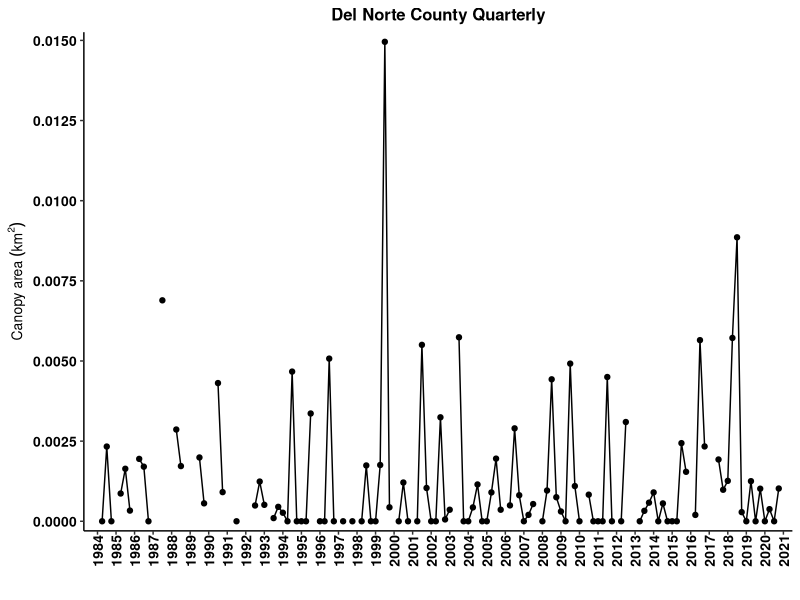
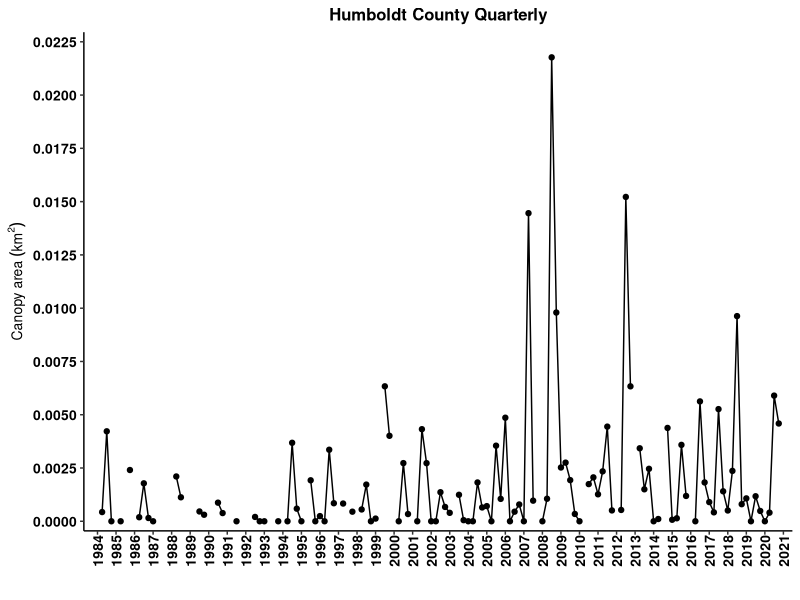
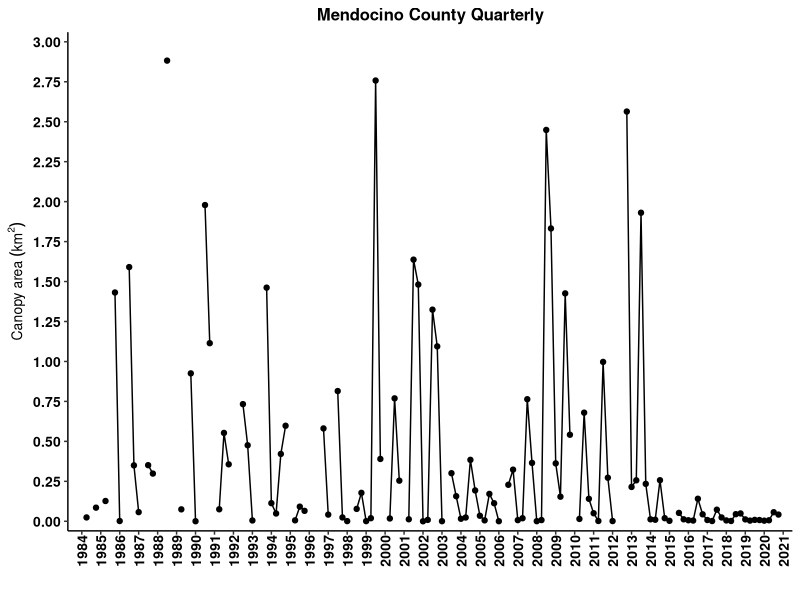
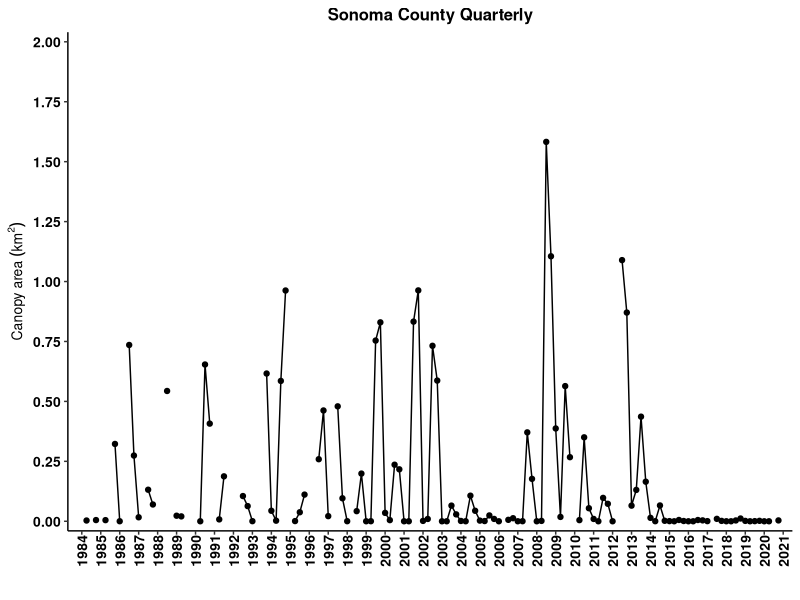
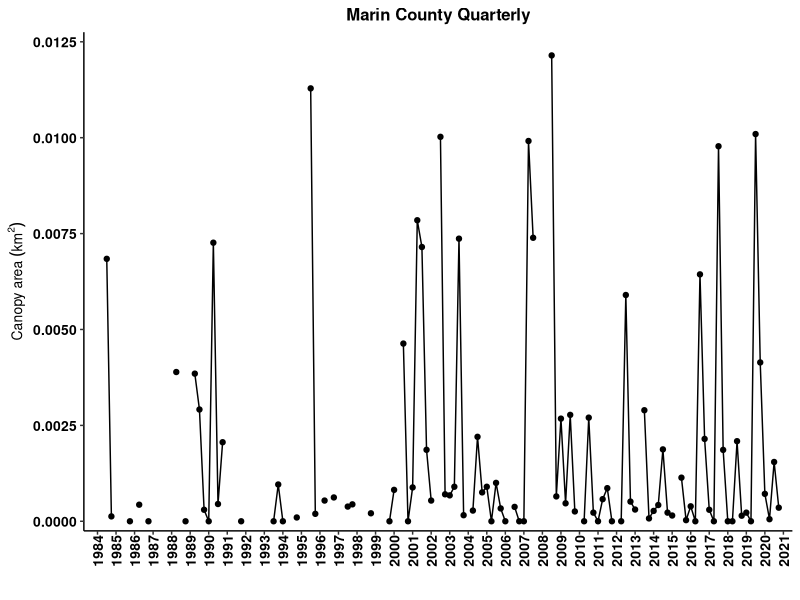
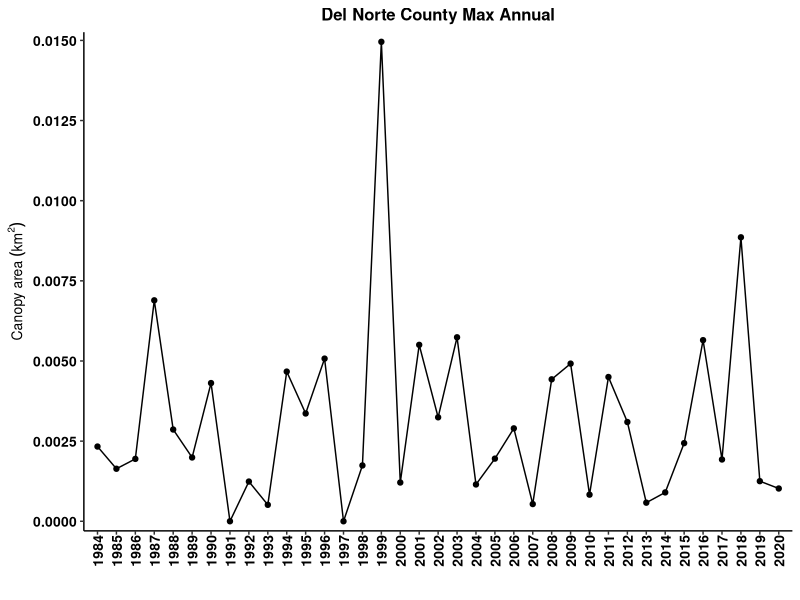
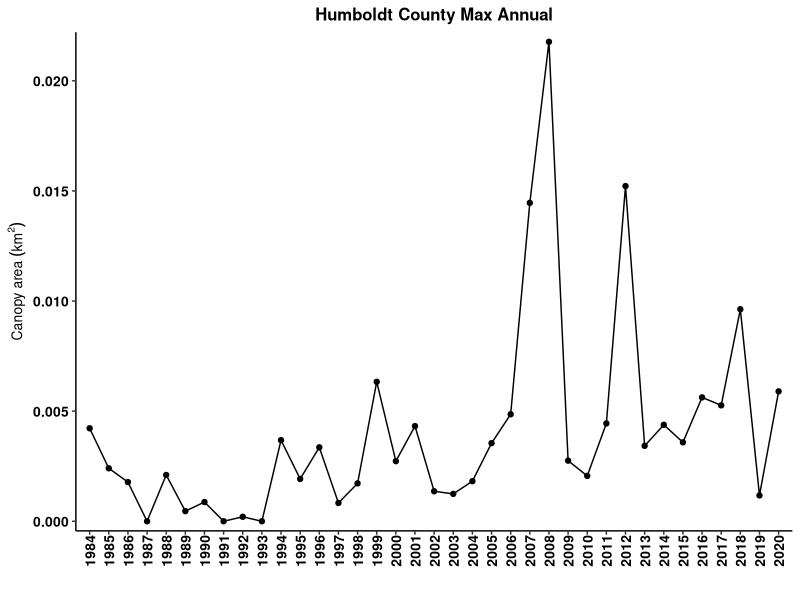
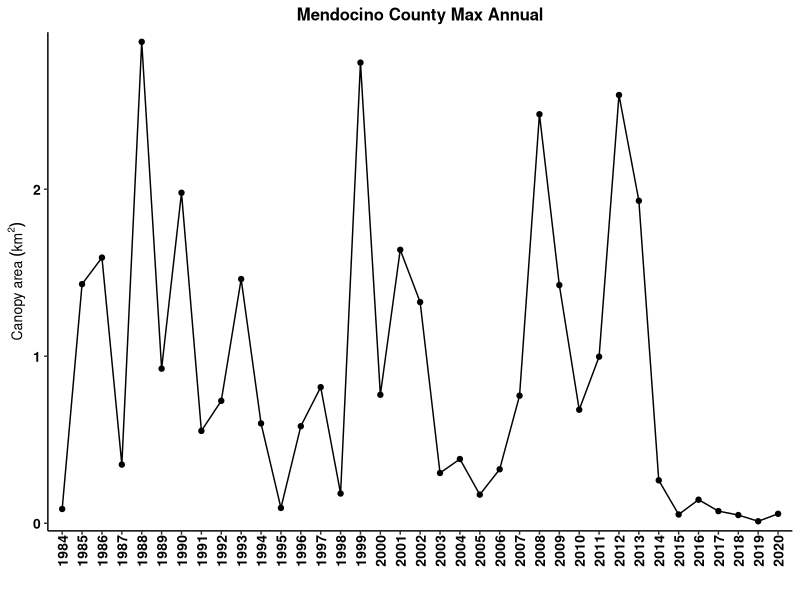

Recreate these plots in R, in order.
## ---- chunk 1
knitr::opts_chunk$set(echo = FALSE, warning=FALSE)
options(knitr.table.format = "latex")
# to create a PDF output, change "output:html_document" to "output: pdf_document" in the header above.
# note about fig_crop:FALSE. This makes the PDF output look nicer by putting spaces btwn the figures instead of smashing them as close together as possible. It doesn't do anything to the HTML output as far as I can tell.
# how to assign username: git config --global user.name "gcontolini"
# how to add, commit, and add message in terminal: git commit -am "commit message"
# how to write commit message in terminal: write message then press esc and :wq to save and exit

#### Load libraries ####
library(ggplot2) # plotting
library(ggpubr) # arranging plots
library(scales) # let's you put commas in the axis labels for thousands
library(dplyr) # data manipulations
library(tidyr) # data cleaning
library(readr) # better data reading
library(ncdf4)
library(sf) # special features. probably mapping. 
library(sp) # spatial data
library(lubridate) # manipulating dates easily
library(knitr) # to knit the Rmd file
library(kableExtra) # pretty tables
library(bookdown) # pretty table additions

#### ggplot theme ####
my.theme = theme( 
   panel.background = element_blank(), 
   panel.grid.minor.x = element_blank(),
   panel.grid.major.x = element_blank(),
   panel.grid = element_blank(),
   axis.text  = element_text(size=10, face='bold', color='black'), #makes axis labels bigger
   axis.title = element_text(size=10, face="bold"), #makes axis title bigger and bold
   #axis.title.y = element_text(margin=margin(0,10,0,5)), #pushes the y axis title away from the y axis labels
   strip.background = element_blank(),
   #legend.title = element_blank(),
   #legend.text = element_text(size=8),
   legend.background = element_blank(), 
   legend.key = element_blank(), #makes the legend background behind the symbols go away.
   #axis.ticks.x = element_blank()
   axis.line = element_line(color = 'black'), 
   panel.border = element_blank(), # this removes the box around the plot   
   plot.title = element_text(size=12 ,face='bold', hjust = 0.5), # hjust 0.5 makes title centered
   axis.text.x = element_text(size = 10, angle = 90, vjust = 0.5, margin = margin(0,0,5,0)) # rotates x axis labels 90 degrees counter-clockwise, pushes bars onto x axis
)


#### Import data ####
# info on the data: https://sbclter.msi.ucsb.edu/data/catalog/package/?package=knb-lter-sbc.74

# Instructions from Dr. Tom Bell:
# “The output files show the Admin Bed # in the first column and the rest of the columns are quarters from 1984 - 2020. Area is in m2 and biomass is in fresh kg. Missing values (due to lack of imagery or clouds are labelled as -999).”

# Edible seaweed data from CDFW
# edible = read.csv('EdibleSeaweedHarvest_rfm_1-28-21.csv') # edible seaweed harvest. This one has months. That is important.
# kelp = read.csv('KelpHarvest_vers2_rfm_1-28-21.csv') # kelp harvest
## ---- chunk 2
# The loop below takes 5 minutes to run, so I have commented it out and read in the output at the end.

# #### Kelp Biomass and Area Dynamics of state waters by county ####
# #Load Admin Bed Shapefile
# #Place the lat/lon version of the Admin Bed shapefile in your working directory
# county_waters <- st_read('shapefiles/MAN_CA_CountyStateWaters.shp') 
# 
# #Open Kelp NetCDF File and put in your working directory.
# #The file can be found here: https://portal.edirepository.org/nis/mapbrowse?scope=knb-lter-sbc&identifier=74
# nc_data <- nc_open('LandsatkelpBiomass_2021_v2_withmetadata.nc')
# # not sure yet how to open it in directly from a URL.
# # apparently this file is too big for the RStudio Cloud server. So we can't use the server. Or wait we just have to use a static .csv.
# 
# #Load necessary variables from NetCDF File
# lon <- ncvar_get(nc_data, 'longitude')
# lat <- ncvar_get(nc_data, 'latitude')
# years <- ncvar_get(nc_data, 'year')
# quarters <- ncvar_get(nc_data, 'quarter')
# biomass <- ncvar_get(nc_data, 'biomass')
# area <- ncvar_get(nc_data, 'area')
# 
# #Make Coordinate Dataframe
# coords <- data.frame(lon,lat)
# 
# #Create output matrices
# LN = dim(quarters)
# output_biomass <- matrix(ncol=LN, nrow=22)
# output_area <- matrix(ncol=LN, nrow=22)
# 
# # This for() loop takes 5 mins. Sorry. You could run it once and then save the output, but then it wouldn't be linked to the SBCLTER data repository anymore. 
# for(i in 1:22){
# 
#   #Pull shapefile coordinates from each admin bed
#   if (i == 17) {
#     county_coords <- as.data.frame(county_waters[i,]$geometry[[1]][[30]][[1]])
#   } else {
#     county_coords <- as.data.frame(county_waters[i,]$geometry[[1]][[1]][[1]])
#   }
# 
#   #Find the kelp coordinates that exist inside each admin bed polygon
#   kelp_poly <- point.in.polygon(lon, lat, county_coords$V1, county_coords$V2, mode.checked = FALSE)
#   TF <- which(kelp_poly %in% 1)
# 
#   #Extract biomass and area data for each polygon
#   bio_county <- biomass[TF,]
#   area_county <- area[TF,]
# 
#   #Sum biomass and area
#   bio_county_sum <- colSums(bio_county, na.rm = TRUE, dims = 1)
#   area_county_sum <- colSums(area_county, na.rm = TRUE, dims = 1)
# 
#   #Remove Columns w/ >25% No Data (Clouds)
#   #Find all NA values (missing data) in the kelp dataset
#   bio_county_NA = is.na(bio_county)
#   area_county_NA = is.na(area_county)
# 
#   #Find number of kelp pixels in the polygon
#   L = dim(bio_county)
# 
#   #Calculate the percent of NAs for each season
#   bio_county_NA_percent <- colSums(bio_county_NA, na.rm = TRUE)/L[1]
#   area_county_NA_percent <- colSums(area_county_NA, na.rm = TRUE)/L[1]
# 
#   #Find seasons with greater than 20% missing data
#   NA_GT <- which(bio_county_NA_percent > 0.25)
#   NA_GTA <- which(area_county_NA_percent > 0.25)
# 
#   #Set seasons with greater than 20% missing data to -999
#   bio_county_sum[NA_GT] = -999
#   area_county_sum[NA_GTA] = -999
# 
#   #Add summed kelp canopy data to matrix
#   output_biomass[i,] <- bio_county_sum
#   output_area[i,] <- area_county_sum
# 
# }
# 
# #Transpose Quarter and Year data
# quarterst <- t(quarters)
# yearst <- t(years)
# 
# #Add Quarter and Year data to output matrices
# output2_biomass <- rbind(quarterst, output_biomass)
# output3_biomass <- rbind(yearst, output2_biomass)
# output2_area <- rbind(quarterst, output_area)
# output3_area <- rbind(yearst, output2_area)
# 
# #Add county to output matrices
# CountiesNA <- county_waters$County
# Counties <- c(rep(NA,2),CountiesNA)
# output4_biomass <- cbind(Counties, output3_biomass)
# output4_area <- cbind(Counties, output3_area)

output4_area <- read_csv("kelp_canopy_output_ 2021-11-24 .csv")

## ---- chunk 3
canopy_area <- output4_area %>%
   as.data.frame()

# remove first col which is just row numbers
canopy_area[,1] <- NULL

# I want to plot area vs. year.quarter. This means year.quarter needs to be in a column. Currently all cols are separate. This is called wide format. I want tall format.

# create column names
names(canopy_area) <- paste(canopy_area[1,], canopy_area[2,], sep='.') # paste years with quarters to make each col have a unique name.

# rename the ID col for counties
names(canopy_area)[1] <- "county"

# remove first 2 rows since they are not canopy data, just IDs--year and quarter
canopy_area <- canopy_area[-c(1:2),] 

# convert to tall format
canopy_area_tall <- canopy_area %>% 
   pivot_longer(-'county', names_to = 'year.qtr', values_to = 'm2')

# separate year and quarter into two cols
canopy_area_tall <- canopy_area_tall %>%
   separate(col = year.qtr, sep = "[.]", into = c("year","qtr")) # omg. you have to hard bracket the period for some reason. wtf does [^[:alnum:]]+ mean and why aren't brackets used in the example?????? :((

# make number cols numeric
canopy_area_tall$year <- as.numeric(canopy_area_tall$year)
canopy_area_tall$qtr <- as.numeric(canopy_area_tall$qtr)
canopy_area_tall$m2 <- as.numeric(canopy_area_tall$m2)

# make quarters actual quarter decimals for plotting
qtrs <- seq(0,0.75,0.25)
for(i in 1:4) {
   canopy_area_tall$qtr[which(canopy_area_tall$qtr == i)] <- qtrs[i]
}

# add year and quarter to get a continuous time column. Note that the tibble hides the decimals place for no apparent reason but the sum is correct.
canopy_area_tall$year.qtr <- canopy_area_tall$year + canopy_area_tall$qtr

# Change negative area to NA
canopy_area_tall$m2[which(canopy_area_tall$m2 < 0)] = NA

# Convert m2 to km2
canopy_area_tall$km2 = canopy_area_tall$m2 / 1e6
## ---- chunk 4
# All quarters
expand.a.little = 0.02

##Del Norte
ggplot(canopy_area_tall[which(canopy_area_tall$county == 'Del Norte'),], aes(x = year.qtr, y = km2)) +
   geom_point() +
   geom_line() +
   scale_x_continuous(breaks = 1984:2021, expand = c(expand.a.little,0)) +
   scale_y_continuous(breaks = seq(0, 0.015, 0.0025), expand = c(expand.a.little,0)) +
   labs(x = '',  y =  bquote('Canopy area'~(km^2))) +
   ggtitle('Del Norte County Quarterly') +
   my.theme

## Humboldt
ggplot(canopy_area_tall[which(canopy_area_tall$county == 'Humboldt'),], aes(x = year.qtr, y = km2)) +
   geom_point() +
   geom_line() +
   scale_x_continuous(breaks = 1984:2021, expand = c(expand.a.little,0)) +
   scale_y_continuous(limits = c(0,0.0225), breaks = seq(0, 0.025, 0.0025), expand = c(expand.a.little,0)) +
   labs(x = '',  y =  bquote('Canopy area'~(km^2))) +
   ggtitle('Humboldt County Quarterly') +
   my.theme

## Mendocino
ggplot(canopy_area_tall[which(canopy_area_tall$county == 'Mendocino'),], aes(x = year.qtr, y = km2)) +
   geom_point() +
   geom_line() +
   scale_x_continuous(breaks = 1984:2021, expand = c(expand.a.little,0)) +
   scale_y_continuous(limits = c(0,3), breaks = seq(0, 3, 0.25), expand = c(expand.a.little,0)) +
   labs(x = '', y =  bquote('Canopy area'~(km^2))) +
   ggtitle('Mendocino County Quarterly') +
   my.theme

## Sonoma
ggplot(canopy_area_tall[which(canopy_area_tall$county == 'Sonoma'),], aes(x = year.qtr, y = km2)) +
   geom_point() +
   geom_line() +
   scale_x_continuous(breaks = 1984:2021, expand = c(expand.a.little,0)) +
   scale_y_continuous(limits = c(0,2), breaks = seq(0, 2, 0.25), expand = c(expand.a.little,0)) +
   labs(x = '', y =  bquote('Canopy area'~(km^2))) +
   ggtitle('Sonoma County Quarterly') +
   my.theme

## Marin
ggplot(canopy_area_tall[which(canopy_area_tall$county == 'Marin'),], aes(x = year.qtr, y = km2)) +
   geom_point() +
   geom_line() +
   scale_x_continuous(breaks = 1984:2021, expand = c(expand.a.little,0)) +
   scale_y_continuous(limits = c(0, 0.0125), breaks = seq(0, 0.0125, 0.0025), expand = c(expand.a.little,0)) +
   labs(x = '', y =  bquote('Canopy area'~(km^2))) +
   ggtitle('Marin County Quarterly') +
   my.theme
## ---- chunk 5
# Maximum canopy area. in each year and county, find the maximum km2 value.
canopy_area_max_annual <- canopy_area_tall %>%
  group_by(county, year) %>%
  summarise(max.km2 = max(km2, na.rm = T), .groups = 'drop')

# 1987 and 1992 Marin had no data. Change -Inf to NA for those years so it plots better.
canopy_area_max_annual$max.km2[which(canopy_area_max_annual$max.km2 < 0)] <- NA

##Del Norte
ggplot(canopy_area_max_annual[which(canopy_area_max_annual$county == 'Del Norte'),], aes(x = year, y = max.km2)) +
   geom_point() +
   geom_line() +
   scale_x_continuous(breaks = 1984:2021, expand = c(expand.a.little,0)) +
   scale_y_continuous(breaks = seq(0, 0.015, 0.0025), expand = c(expand.a.little,0)) +
   labs(x = '',  y =  bquote('Canopy area'~(km^2))) +
   ggtitle('Del Norte County Max Annual') +
   my.theme 

## Humboldt
ggplot(canopy_area_max_annual[which(canopy_area_max_annual$county == 'Humboldt'),], aes(x = year, y = max.km2)) +
   geom_point() +
   geom_line() +
   scale_x_continuous(breaks = 1984:2021, expand = c(expand.a.little,0)) +
   scale_y_continuous(expand = c(expand.a.little,0)) +
   labs(x = '',  y =  bquote('Canopy area'~(km^2))) +
   ggtitle('Humboldt County Max Annual') +
   my.theme 

## Mendocino
ggplot(canopy_area_max_annual[which(canopy_area_max_annual$county == 'Mendocino'),], aes(x = year, y = max.km2)) +
   geom_point() +
   geom_line() +
   scale_x_continuous(breaks = 1984:2021, expand = c(expand.a.little,0)) +
   scale_y_continuous(expand = c(expand.a.little,0)) +
   labs(x = '',  y =  bquote('Canopy area'~(km^2))) +
   ggtitle('Mendocino County Max Annual') +
   my.theme 

## Sonoma
ggplot(canopy_area_max_annual[which(canopy_area_max_annual$county == 'Sonoma'),], aes(x = year, y = max.km2)) +
   geom_point() +
   geom_line() +
   scale_x_continuous(breaks = 1984:2021, expand = c(expand.a.little,0)) +
   scale_y_continuous(expand = c(expand.a.little,0)) +
   labs(x = '',  y =  bquote('Canopy area'~(km^2))) +
   ggtitle('Sonoma County Max Annual') +
   my.theme 

## Marin
ggplot(canopy_area_max_annual[which(canopy_area_max_annual$county == 'Marin'),], aes(x = year, y = max.km2)) +
   geom_point() +
   geom_line() +
   scale_x_continuous(breaks = 1984:2021, expand = c(expand.a.little,0)) +
   scale_y_continuous(expand = c(expand.a.little, 0)) +
   labs(x = '',  y =  bquote('Canopy area'~(km^2))) +
   ggtitle('Marin County Max Annual') +
   my.theme 
## ---- chunk 6

## ---- chunk 7
qtr_max_county <- canopy_area_tall %>%
  group_by(county, year) %>%     # group by county and year
  slice(which.max(km2)) %>%      # find the maximum km2 value
  subset(select = -year.qtr) %>% # remove year.qtr col
  transmute(quarter = qtr*4+1)   # change quarters from decimals to 1,2,3,4

# Count how many quarters are the max per year per county
n_max_qtrs_county <- qtr_max_county %>%
  group_by(county, quarter) %>%
  summarise(number = length(quarter), .groups = 'drop') %>%
  filter(county %in% c('Del Norte', 'Humboldt', 'Mendocino', 'Sonoma')) %>%
  complete(county, quarter, fill = list(number = 0)) # sets missing quarters to number = 0


kable(n_max_qtrs_county
      , digits = 2
      , booktabs = TRUE
      , row.names = FALSE
      , align = 'c'
      , linesep = ''
      , caption = 'Number of quarters with maximum annual canopy area'
) %>%
  kable_styling(latex_options = 'hold_position') # otherwise the table moves in the pdf
      
